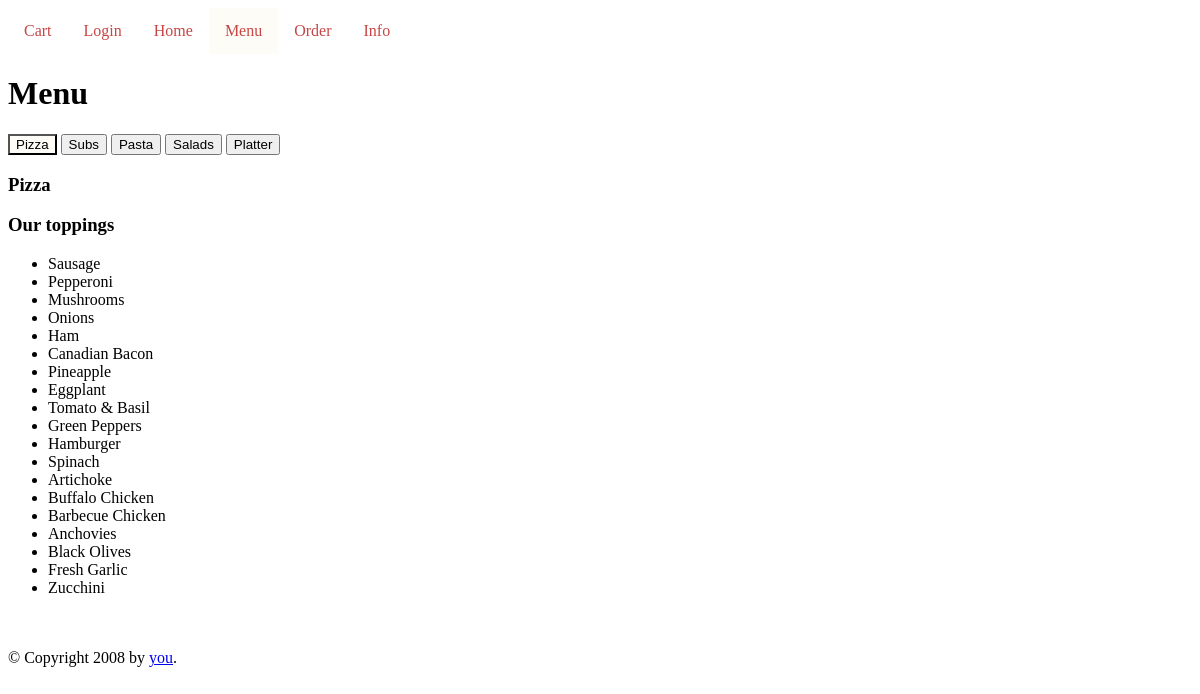
The page /menu on the database its author committed.
### orders/models.py (models this page shows, shortened)
class Topping(models.Model):
    type = models.CharField(max_length=64, unique=True)

### orders/views.py (the view)
# urls.py: path("menu", views.menu, name="menu"),
def menu(request):
    plain_subs = Sub.objects.exclude(addons__isnull=False).order_by('main')
    context = {"Pastas":Pasta.objects.all(),
                "Salads":Salad.objects.all(),
                "Subs": Sub_main.objects.all(),
                "Sub_addons":Sub_addon.objects.all(),
                "Toppings": Topping.objects.all()}
    return render(request, "orders/menu.html",context)

### orders/templates/orders/menu.html (shortened to what this page needs)
{% extends "orders/layout.html" %}
{% block content %}
<h1>Menu</h1>
<div id="tab">
  <button class="tablink active" onlick="openTab(event,'PizzaM')"">Pizza</button>
  <button class="tablink" onlick="openTab(event,'SubsM')">Subs</button>
  <button class="tablink" onlick="openTab(event,'PastaM')">Pasta</button>
  <button class="tablink" onlick="openTab(event,'SaladsM')">Salads</button>
  <button class="tablink" onlick="openTab(event,'PlatterM')">Platter</button>
</div>
<div id="Pizza" class="Menucontent">
  <h3>Pizza</h3>
  <h3>Our toppings</h3>
  <ul>
    {% for t in Toppings %}
    <li> {{ t.type }}</li>
    {% endfor %}
  </ul>
</div>
{% endblock %}

### orders/templates/orders/layout.html (shortened to what this page needs)
<!DOCTYPE html>
<html lang="en" dir="ltr">
  <head>
    {% load static %}
    <link rel="stylesheet" type="text/css" href="{% static 'orders/style.css' %}">
  </head>
  <body>
  <ul id="navbar">
    <li id="navitem" {% if "/cart" in request.path %}class="active"{% endif %}><a href="/cart">Cart</a></li>
    <li id="navitem" {% if "/login" in request.path %}class="active"{% endif %}><a href="/login">Login</a></li>
    <li id="navitem" {% if request.path == "/" %}class="active"{% endif %}><a href="/">Home</a></li>
    <li id="navitem" {% if "/menu" in request.path %}class="active"{% endif %}><a href="/menu">Menu</a></li>
    <li id="navitem" {% if "/order" in request.path %}class="active"{% endif %}><a href="/order">Order</a></li>
    <li id="navitem" {% if "/info" in request.path %}class="active"{% endif %}><a href="/info">Info</a></li>
  </ul>
  <div id="content">{% block content %}{{ active_page }}{% endblock %}</div>
  <br>
  <br>
  <div id="footer">
      {% block footer %}
      &copy; Copyright 2008 by <a href="http://domain.invalid/">you</a>.
      {% endblock %}
  </div>
  </body>
</html>

### orders/static/orders/style.css (style rules this page uses)
:root { --dark-red-color: #C64646; --beige-color : #FEFCF6; }
#navbar { list-style-type: none; margin: 0; padding: 0; overflow: hidden; }
#navitem { float: left; }
#navitem a { display: block; color: var(--dark-red-color); text-align: center; padding: 14px 16px; text-decoration: none; }
.active { background-color: var(--beige-color); }

### rows shown on the page
Topping: type "Sausage"
Topping: type "Pepperoni"
Topping: type "Mushrooms"
Topping: type "Onions"
Topping: type "Ham"
Topping: type "Canadian Bacon"
Topping: type "Pineapple"
Topping: type "Eggplant"
Topping: type "Tomato & Basil"
Topping: type "Green Peppers"
Topping: type "Hamburger"
Topping: type "Spinach"
Topping: type "Artichoke"
Topping: type "Buffalo Chicken"
Topping: type "Barbecue Chicken"
Topping: type "Anchovies"
Topping: type "Black Olives"
Topping: type "Fresh Garlic"
Topping: type "Zucchini"
